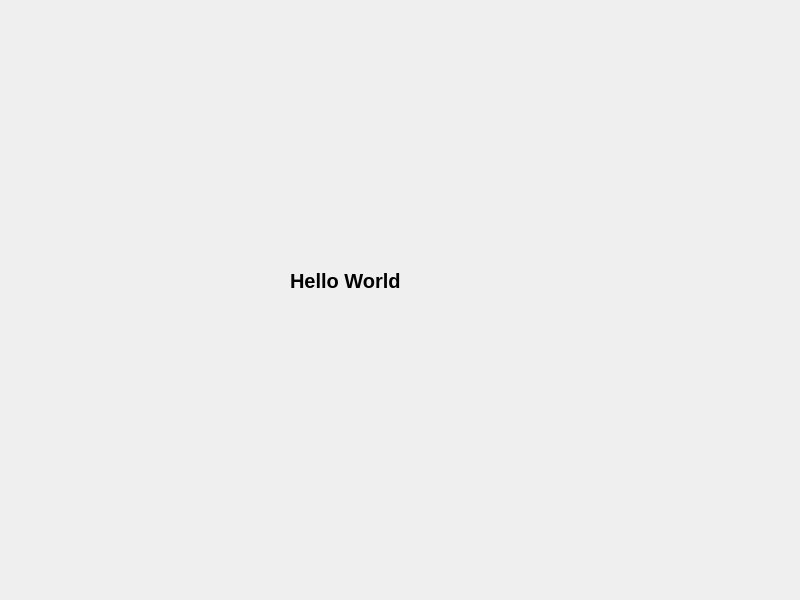
<?xml version="1.0" encoding="UTF-8"?>
<ui version="4.0">
 <class>Widget</class>
 <widget class="QWidget" name="Widget">
  <property name="geometry">
   <rect>
    <x>0</x>
    <y>0</y>
    <width>800</width>
    <height>600</height>
   </rect>
  </property>
  <property name="windowTitle">
   <string>Widget</string>
  </property>
  <widget class="QLabel" name="label">
   <property name="geometry">
    <rect>
     <x>290</x>
     <y>270</y>
     <width>181</width>
     <height>22</height>
    </rect>
   </property>
   <property name="font">
    <font>
     <pointsize>15</pointsize>
     <bold>true</bold>
    </font>
   </property>
   <property name="text">
    <string>Hello World</string>
   </property>
  </widget>
 </widget>
 <resources/>
 <connections/>
</ui>
